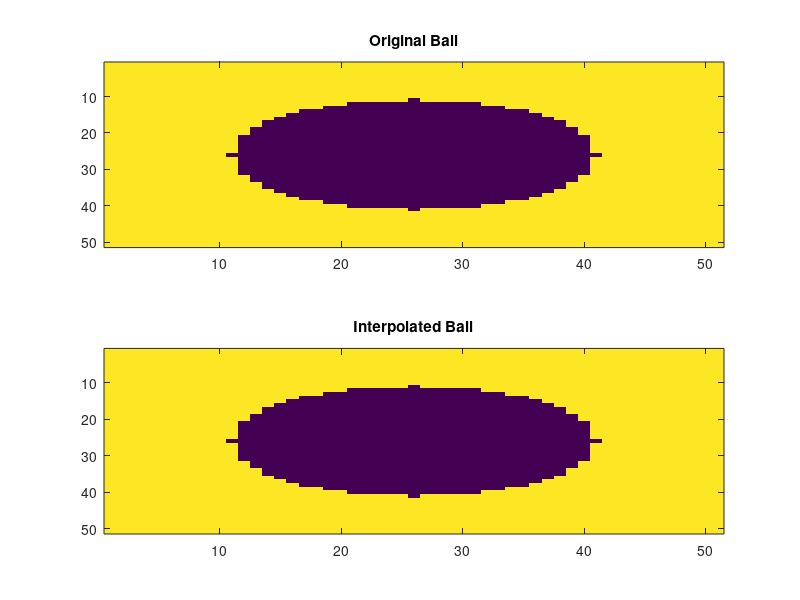
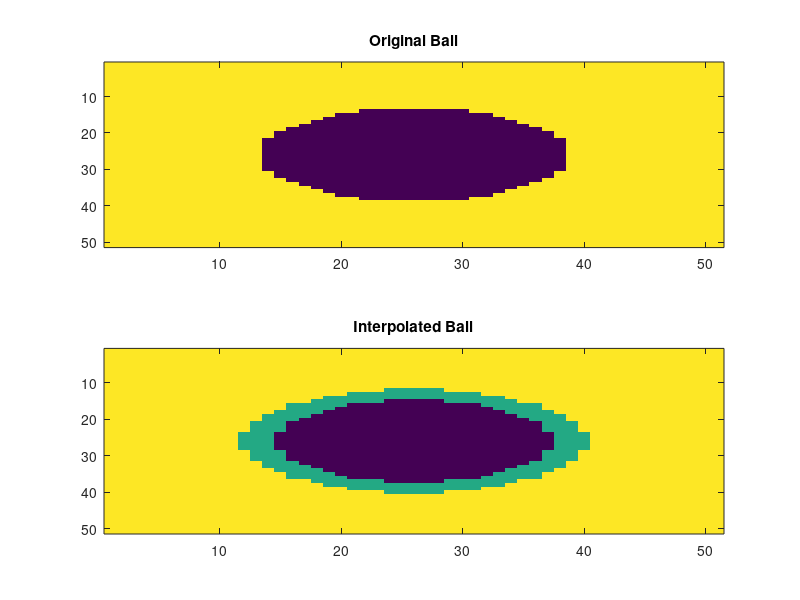
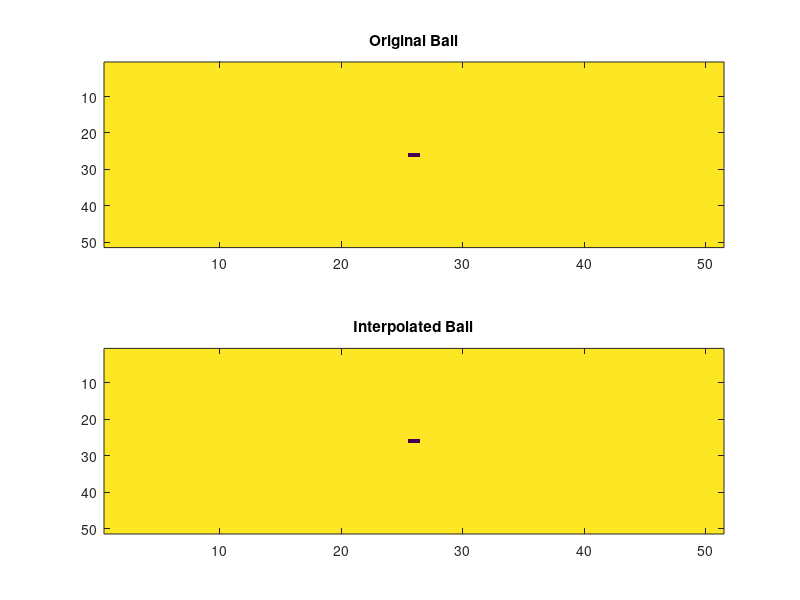

MATLAB code to generate these figures, in order:
% Interp3 Example with a Ball
% Author: Angel Pineda

% We create a volume of zeros and then fill in a ball
N = 51;
R = 15;
ball = zeros(N,N,N);
for i=1:N
    for j=1:N
        for k=1:N
            % You have to be really careful about centering discrete data
            % on a grid because the indexing starts at 1.  Here the (x,y,z)
            % coordinates of the indices (i,j,k) = (26,26,26) is equal to 
            % (x,y,z) = (0,0,0).  
            x = -(N-1)/2-1 + i; % the ball is centered at i=(N-1)/2+1 
            y = -(N-1)/2-1 + j; % the ball is centered at j=(N-1)/2+1
            z = -(N-1)/2-1 + k; % the ball is centered at k=(N-1)/2+1
            if (R<sqrt(x^2+y^2+z^2))
                ball(i,j,k) = 1;
            end
        end
    end
end
%%
figure(1) % visualizing a slice in the center
imagesc(ball(:,:,(N-1)/2+1))

figure(2) % visualizing a slice in the bottom
imagesc(ball(:,:,(N-1)/2+1-round(R/2)))

figure(3) % visualizing a slice at the very bottom
imagesc(ball(:,:,(N-1)/2+1-R))
%% Now keep only a 11 slices of the ball data and interpolate the rest

data = zeros(N,N,11);

for i=1:11
    data(:,:,i)=ball(:,:,(i-1)*(N-1)/10+1);
end

figure(1) % We see the central slice in the smaller data set
imagesc(data(:,:,6))

%% Now we create an (X,Y,Z) grid for the original ball
% Note that the ball, just like the real data has physical (X,Y,Z)
% coordinates

% Note that for example, the x coordinates of the original ball start from
% -25 and go to 25 with 51 points.
[Xo,Yo,Zo] = meshgrid(-(N-1)/2:1:(N-1)/2,-(N-1)/2:1:(N-1)/2,-(N-1)/2:1:(N-1)/2);

% and now for the one with only eleven samples
% Note that here the x,y grids are the same but for z it starts at -25, and
% goes to 25 but with only 11 points
[Xs,Ys,Zs] = meshgrid(-(N-1)/2:1:(N-1)/2,-(N-1)/2:1:(N-1)/2,-(N-1)/2:5:(N-1)/2);

% We check the z coordinates for the sampled data

Zs(1,1,:)

%%  Now we interpolate from the sampled grid with only 11 z values to the high
% resolution grid with 51 values using linear interpolation

interpolated_ball= interp3(Xs,Ys,Zs,data,Xo,Yo,Zo,'linear');

% Let's compare the interpolated ball with the original ball

figure(1) % visualizing a slice in the center
subplot(2,1,1)
imagesc(ball(:,:,(N-1)/2+1))
title('Original Ball')
subplot(2,1,2)
imagesc(interpolated_ball(:,:,(N-1)/2+1))
title('Interpolated Ball')

figure(2) % visualizing a slice in the bottom
subplot(2,1,1)
imagesc(ball(:,:,(N-1)/2+1-round(R/2)))
title('Original Ball')
subplot(2,1,2)
imagesc(interpolated_ball(:,:,(N-1)/2+1-round(R/2)))
title('Interpolated Ball')

figure(3) % visualizing a slice at the very bottom
subplot(2,1,1)
imagesc(ball(:,:,(N-1)/2+1-R))
title('Original Ball')
subplot(2,1,2)
imagesc(interpolated_ball(:,:,(N-1)/2+1-R))
title('Interpolated Ball')
